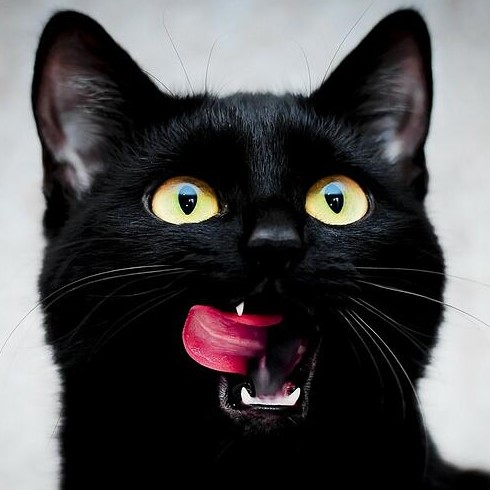
#> input picture Sygnały i obrazy cyfrowe/kot.jpg, 490 x 490 px
$ jupyter execute Zastosowania_konwolucji.ipynb
#> lines starting #> are read from the running program, lines starting #| are printed output that depends on the picture; after the words box and inside, x2 and y2 are one past the last pixel; in counts of white or black regions, pixels touching at a corner belong together
#> further down, image is the input picture: PIL image 490x490 RGB; mean R, G, B 79.5, 77.9, 79.4
[cell 1]
import numpy as np
from PIL import Image
from matplotlib import pyplot as plt
from scipy.ndimage import convolve
from math import sqrt
from IPython.display import display
from skimage import io, color

[cell 2]
def sobel_edge_detection(input_image, edge_threshold=0.5):
#> called with edge_threshold = 0.5
    image = color.rgb2gray(input_image)
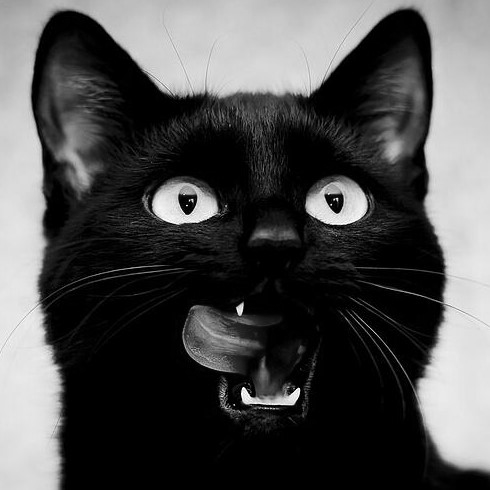
#> image: shape (490, 490) float64; min 0, max 1, mean 0.307
    width, height = image.shape
#> width = 490; height = 490

    sobel_horizontal = np.array([[-1, 0, 1], [-2, 0, 2], [-1, 0, 1]])
    sobel_vertical = np.array([[-1, -2, -1], [0, 0, 0], [1, 2, 1]])

    horizontal_gradient = convolve(image, sobel_horizontal)
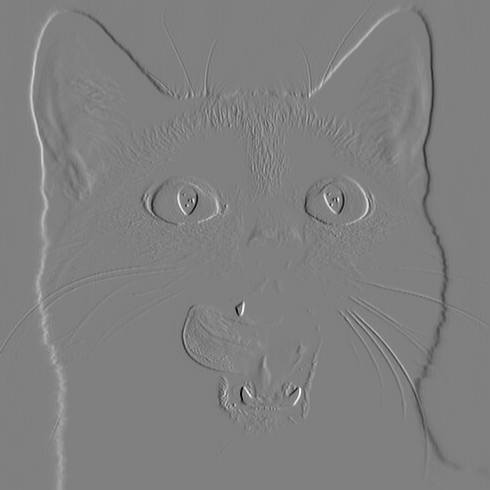
#> horizontal_gradient: shape (490, 490) float64; min -3.92, max 3.89, mean 0.00037; drawn with min black and max white
    vertical_gradient = convolve(image, sobel_vertical)
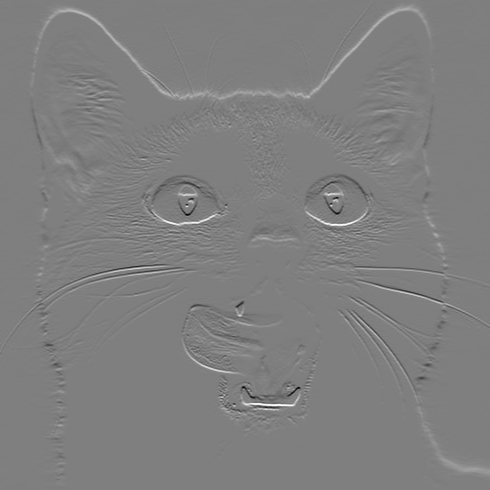
#> vertical_gradient: shape (490, 490) float64; min -3.84, max 3.85, mean 0.00993; drawn with min black and max white

    gradient_magnitude = np.sqrt(horizontal_gradient**2 + vertical_gradient**2)
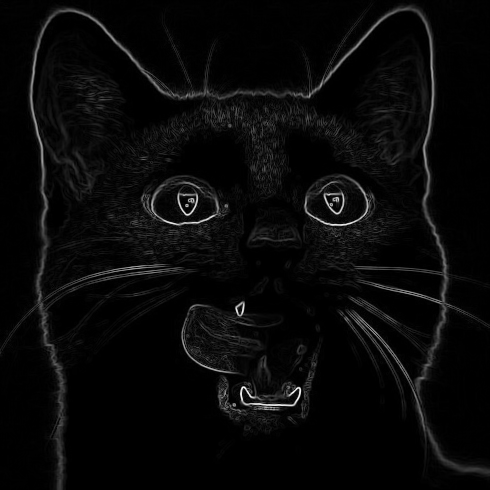
#> gradient_magnitude: shape (490, 490) float64; min 0, max 4.18, mean 0.15; drawn with min black and max white
    edge_pixels = (gradient_magnitude > edge_threshold) * 255
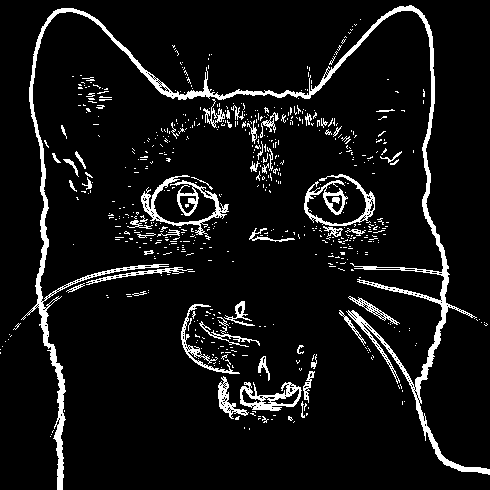
#> edge_pixels: shape (490, 490) int64; 7.6% white; 624 white regions (567 under 20 px), largest, box (x1, y1, x2, y2) and area: (21, 5, 490, 490) 8649, (141, 175, 229, 240) 1224, (304, 174, 375, 226) 988
    new_image = Image.fromarray(edge_pixels.astype(np.uint8))
    return new_image

[cell 3]
file = "kot.jpg"
image = Image.open(file)
display(image)

output_image = sobel_edge_detection(image)
display(output_image)

[cell 4]
kernel_3x3_blur = np.array([[1, 2, 1],
                    [2, 4, 2],
                    [1, 2, 1]]) / 16.0

[cell 5]
def gaussian_blur(image, kernel):
    img_array = np.array(image)

    blurred_array = convolution_2d(img_array, kernel)
    blurred_image = Image.fromarray(np.uint8(blurred_array))
    return blurred_image

def convolution_2d(image, kernel):
    height, width, channels = image.shape
#> height = 490; width = 490; channels = 3
    k_height, k_width = kernel.shape

    result = np.zeros_like(image, dtype=np.float32)

    for i in range(1, height - 1):
        for j in range(1, width - 1):
            for c in range(channels):
                result[i, j, c] = np.sum(image[i-1:i+2, j-1:j+2, c] * kernel)

    return result

[cell 6]
file = 'kot.jpg'
image = Image.open(file)
blurred_result = gaussian_blur(image,kernel_3x3_blur)
display(blurred_result)
display(image)

[cell 7]
kernel_5x5_blur = np.array([[1, 4, 6, 4, 1],
                   [4, 16, 24, 16, 4],
                   [6, 24, 36, 24, 6],
                   [4, 16, 24, 16, 4],
                   [1, 4, 6, 4, 1]]) / 256.0

[cell 8]
def gaussian_blur(image, kernel):
    img_array = np.array(image)

    blurred_array = convolution_2d(img_array, kernel)
    blurred_image = Image.fromarray(np.uint8(blurred_array))
    return blurred_image

def convolution_2d(image, kernel):
    height, width, channels = image.shape
#> height = 490; width = 490; channels = 3
    k_height, k_width = kernel.shape

    result = np.zeros_like(image, dtype=np.float32)

    for i in range(2, height - 2):
        for j in range(2, width - 2):
            for c in range(channels):
                result[i, j, c] = np.sum(image[i-2:i+3, j-2:j+3, c] * kernel)

    return result

[cell 9]
file = 'kot.jpg'
image = Image.open(file)
blurred_result = gaussian_blur(image,kernel_5x5_blur)
display(blurred_result)
display(image)

[cell 10]
kernel_3x3_upsharp = np.array([[0, -1, 0],
                               [-1, 5, -1],
                               [0, -1, 0]])

[cell 11]
def sharpening_function(image, kernel):
    img_array = np.array(image)

    upsharped_array = convolution_2d(img_array, kernel)
    normalized_array = (upsharped_array - np.min(upsharped_array)) / (np.max(upsharped_array) - np.min(upsharped_array)) * 255
    upsharped_image = Image.fromarray(np.uint8(normalized_array))
    return upsharped_image

def convolution_2d(image, kernel):
    height, width, channels = image.shape
#> height = 490; width = 490; channels = 3
    k_height, k_width = kernel.shape

    result = np.zeros_like(image, dtype=np.float32)

    for i in range(2, height - 2):
        for j in range(2, width - 2):
            for c in range(channels):
                result[i, j, c] = np.sum(image[i-1:i+2, j-1:j+2, c] * kernel)
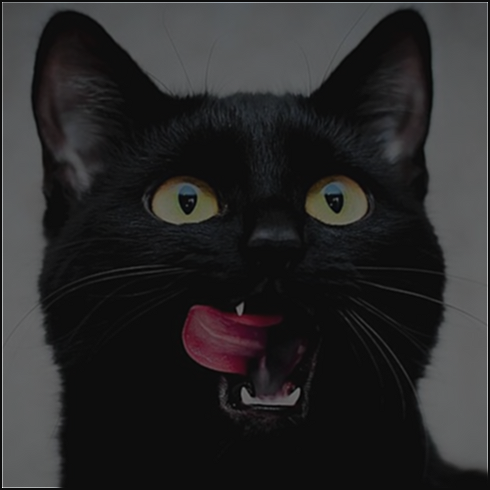
#> result: shape (490, 490, 3) float32; mean R, G, B 77.8, 76.2, 77.7; drawn with min black and max white

    return result

[cell 12]
upsharped_result = sharpening_function(blurred_result,kernel_3x3_upsharp)
